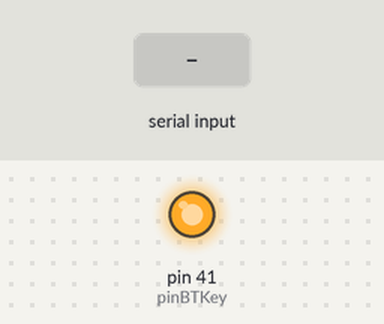
A sketch run on a simulated Arduino Mega 2560, built with avr-gcc and run on an emulated ATmega2560. Shown: output pins drawn as LEDs (lit = HIGH). The test bench sets the inputs (shaded band). The modem accepts every AT command (registered, SIM ready, sends succeed) and sends nothing else; what the sketch prints to the serial monitor is not drawn.

Above: at 2.3 s.
2.4 s: "90,45\n" received over the second serial link
4.0 s: "30,150\n" received over the second serial link
Timing chart, 0 to 7.0 s (numbered marks = the images above; inputs shaded):
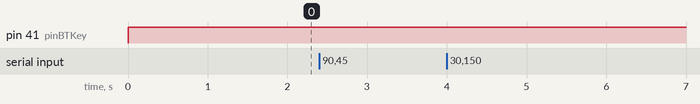

Measured:
- after the input at 2.4 s, every drawn part: stays the same
- after the input at 4.0 s, every drawn part: stays the same

The sketch:

btrssi.ino
```cpp
/* Bluetooth RSSI monitor (HC-05 module connected to serial2)
  (Remember to connect KEY pin to 3.3V after powering on)

   Arduino Mega
 */

#include <Arduino.h>

#define pinBTKey 41
#define FREQ 2457


// convert RSSI to distance (meters)
// http://en.wikipedia.org/wiki/FSPL
// FSPL explicitly requires “free space” for calculation, while most Wifi signals are obstructed by walls and other materials.
// Ideally, we will want to sample the signal strength many times (10+) to account for varying interference.

float calculateDistance(double levelInDb, double freqInMHz)    {
   float exp_ = (27.55 - (20 * log10(freqInMHz)) + abs(levelInDb)) / 20.0;
   return pow(10.0, exp_);
}


// Trilateration algorithm ("three distances known")
void getCoordinateWithBeacon(float ax, float ay, float dA, // 1st distance
                             float bx, float by, float dB, // 2nd distance
                             float cx, float cy, float dC, // 3rd distance
                             float &rx, float &ry) {       // result
    float W, Z, x, y, y2;
    W = dA*dA - dB*dB - ax*ax - ay*ay + bx*bx + by*by;
    Z = dB*dB - dC*dC - bx*bx - by*by + cx*cx + cy*cy;

    x = (W*(cy-by) - Z*(by-ay)) / (2 * ((bx-ax)*(cy-by) - (cx-bx)*(by-ay)));
    y = (W - 2*x*(bx-ax)) / (2*(by-ay));
    //y2 is a second measure of y to mitigate errors
    y2 = (Z - 2*x*(cx-bx)) / (2*(cy-by));

    y = (y + y2) / 2;

    rx = x;
    ry = y;
}


int hex2int(String a)
{
    int i;
    unsigned int val = 0;

    for(i=0;i<a.length();i++)
       if(a[i] <= 57)
        val += (a[i]-48)*(1<<(4*(a.length()-1-i)));
       else
        val += (a[i]-55)*(1<<(4*(a.length()-1-i)));
    return (signed int)val;
}

int stringToInt(String &s){
  float v;
  char tmp[20];
  s.toCharArray(tmp, sizeof(tmp));
  v = atoi(tmp);
  //v = strtod(tmp, NULL);
  /*Console.print(s);
  Console.print("=");
  Console.println(v, 6);   */
  return v;
}

boolean readBT(String &s){
  if (Serial2.available()){
    while (Serial2.available()){
      char data = Serial2.read();
      s += (char)data;
      if (!Serial2.available()) delay(1);
    }
    if (s.endsWith("OK\r\n")) return true;
  }
  return false;
}

void sendBT(String s){
  Serial.print("sending: ");
  Serial.println(s);
  Serial2.print(s);
  //Serial2.flush();
}

void sendReadBT(String s){
  sendBT(s);
  delay(500);
  String r;
  readBT(r);
  Serial.print("receiving: ");
  Serial.print(r);
}

// +INQ:1234:56:0,1F1F,FFC0
// +INQ:1234:56:0,1F1F,FFC0
// +INQ:1234:56:0,1F1F,FFC0
// OK
void parseRSSI(String s){
  /*Serial.print("parsing ");
  Serial.println(s);
  Serial.println();  */
  while (true){
    int idx = s.indexOf('+INQ');
    if (idx == -1) break;

    idx = s.indexOf(',');
    if (idx == -1) break;
    String addr = s.substring(0, idx);
    s = s.substring(idx+1);

    idx = s.indexOf(',');
    if (idx == -1) break;
    String equip = s.substring(0, idx);
    s = s.substring(idx+1);

    idx = s.indexOf('\r');
    if (idx == -1) break;
    String rssi = s.substring(0, idx);
    int rssiValue = hex2int(rssi);
    float dist = calculateDistance(rssiValue, FREQ);
    Serial.print("rssi=");
    Serial.print(rssi);
    Serial.print("\t");
    Serial.print(rssiValue);
    Serial.print("\t");
    Serial.println(dist);
    s = s.substring(idx+24);
  }
}

void runAsMaster(){
  Serial2.begin(19200);
  sendReadBT("AT\r\n");
  sendReadBT("AT+VERSION?\r\n");
  // get sniff params
  // 1024  max time
  // 512   min time
  // 1024  test time
  // 512   limited time
  sendReadBT("AT+IPSCAN?\r\n");
  //sendReadBT("AT+IPSCAN=1024,512,1024,512\r\n");
  sendReadBT("AT+IPSCAN=1024,512,1024,512\r\n");
  sendReadBT("AT+SNIFF?\r\n");
  // Initialize the SPP profile lib
  sendReadBT("at+init\r\n");
  sendReadBT("at+role=1\r\n");
  sendReadBT("at+state?\r\n");
  // Inquire Bluetooth device has an access code
  //sendReadBT("AT+IAC=9e8b33\r\n");
  //sendReadBT("AT+CLASS=0x1f1f\r\n");
  // 1 access mode RSSI
  // 9 max # devices to be discovered
  // 48 timeout
  sendReadBT("AT+INQM=1,9,48\r\n");
  // Query Nearby Discoverable Devices
  sendBT("AT+INQ\r\n");
  String r;
  while(true){
    if (readBT(r)){
      parseRSSI(r);
      sendBT("AT+INQ\r\n");
      r = "";
    }
  }
}

void configSlave(){
  Serial2.begin(9600);
  sendReadBT("AT\r\n");
  sendReadBT("AT+VERSION?\r\n");
  sendReadBT("AT+SNIFF?\r\n");
  //sendReadBT("AT+SNIFF=0,0,0,0\r\n");
  sendReadBT("AT+IPSCAN?\r\n");
  sendReadBT("AT+IPSCAN=1024,512,1024,512\r\n");
  sendReadBT("AT+IPSCAN?\r\n");
}

void setup()  {
  Serial.begin(19200);

  pinMode(pinBTKey, OUTPUT);// this pin will pull the HC-05 pin 34 (key pin) HIGH to switch module to AT mode
  digitalWrite(pinBTKey, HIGH);

  delay(1000);
  Serial.println("START");

  //configSlave();
  runAsMaster();
}

void loop()  {
}
```
